Frame 1 (no input): blank canvas, image omitted
Frame 60 (no input): blank canvas, image omitted
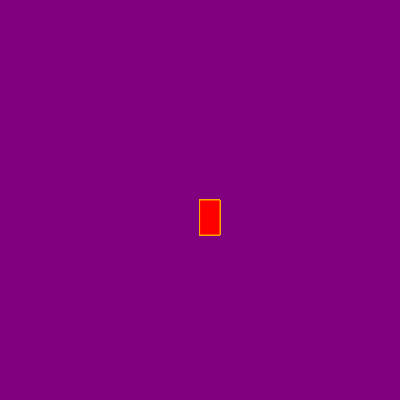
Frame 120 (the mouse pressed at the canvas centre since frame 60)

The p5.js sketch whose frames 1 and 60 were blank and that drew this single picture after the mouse press (run headless with seeded random() and noise() and a simulated clock; from frame 60 on, the mouse is pressed at the canvas centre):

// p5.js sketch
// ── sketch.js
function setup() {
    createCanvas(400, 400);
    background("purple")
  }
  
  function draw() {
    stroke("orange");
    fill("red");
    
    
    if (mouseIsPressed) {
      rect(mouseX, mouseY, 20, 35);
    }
  }
  
